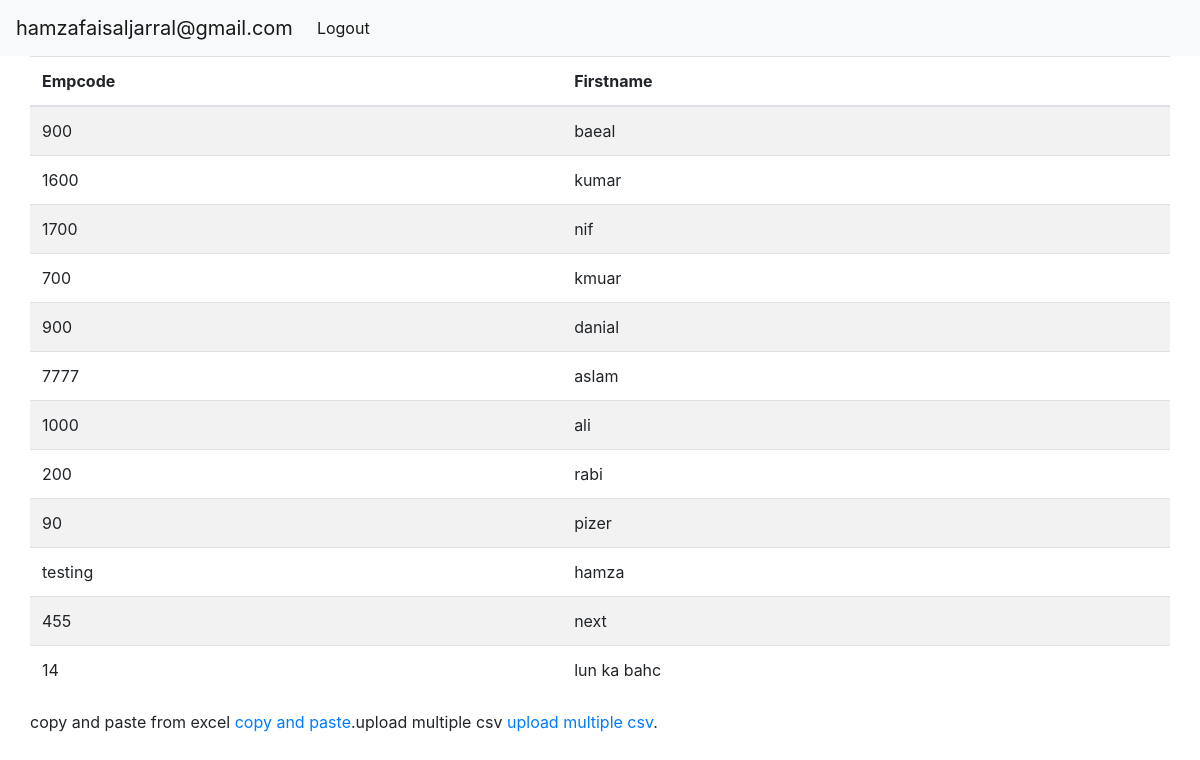
The app's page / (signed in), older data.
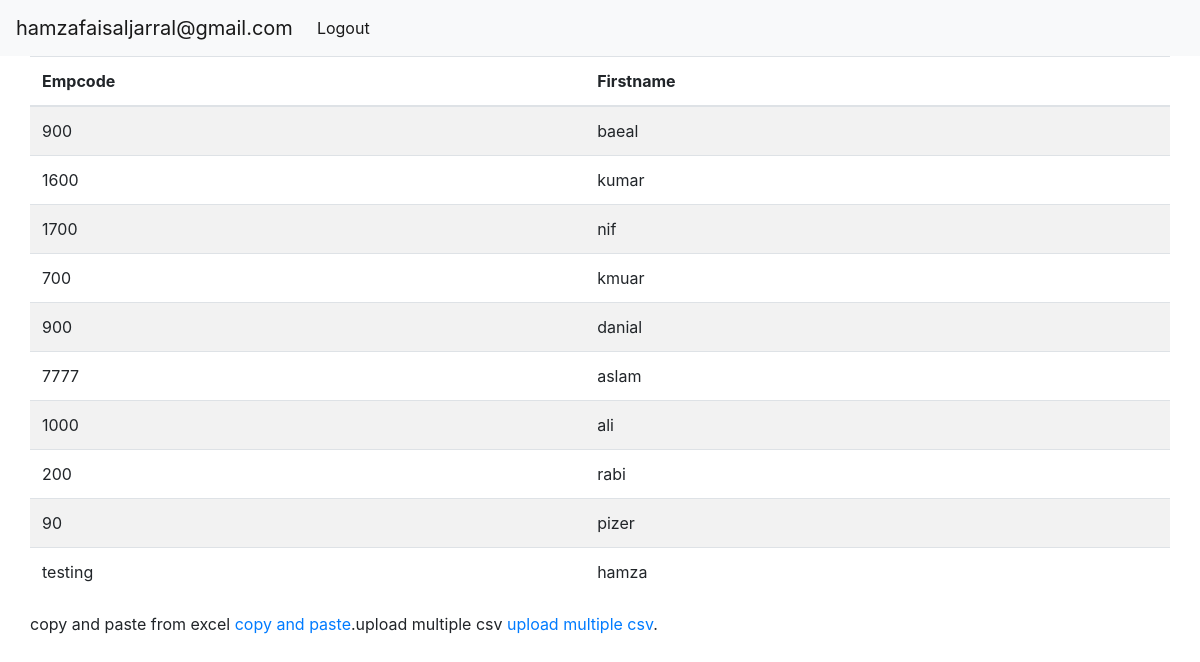
The same page, newer data.
### excelsheethandler/models.py (models this page shows, shortened)
class Employee(models.Model):
    user = models.ForeignKey(
        get_user_model(),
        on_delete=models.CASCADE,
        related_name='Employee',
        null=True,
    )
    empcode = models.CharField(max_length=10, default='')
    firstname = models.CharField(max_length=150, null=True)
    objects = models.Manager()

### user/views.py (the view)
# urls.py: path("", views.homepage, name="homepage"),
def homepage(request):
    if request.user.is_authenticated:
       users = Employee.objects.filter(user=request.user)
    else:
       users = None
    return render(request, 'home.html', {
        'users': users
    })

### user/templates/home.html
{% include 'header.html' %}
{% block content %}
<table class="table table-striped">
  <thead>
    <tr>
      <th scope="col">Empcode</th>
      <th scope="col">Firstname</th>
    </tr>
  </thead>
  <tbody>
  {% for item in users %}
    <tr>
      <td>{{ item.empcode }}</td>
      <td>{{ item.firstname }}</td>
    </tr>
  {% endfor %}
  </tbody>
</table>
<br>
<p class="text-center">copy and paste from excel <a href="/import/create">copy and paste</a>.</p>
<p class="text-center">upload multiple csv <a href="/import">upload multiple csv</a>.</p>
{% endblock content %}
{% include 'footer.html' %}

### user/templates/header.html (shortened to what this page needs)
<!doctype html>
<html lang="en">
  <head>
    <link rel="stylesheet" href="https://cdn.jsdelivr.net/npm/bootstrap@4.3.1/dist/css/bootstrap.min.css">
  </head>
  <body>
<nav class="navbar navbar-expand-lg navbar-light bg-light">
  <a class="navbar-brand" href="#">{{ user.username }}</a>
  <div class="collapse navbar-collapse" id="navbarNav">
    <ul class="navbar-nav">
        {% if user.is_authenticated %}
      <li class="nav-item active">
        <a class="nav-link" href="/logout">Logout <span class="sr-only">(current)</span></a>
      </li>
        {% endif %}
    </ul>
  </div>
</nav>
<div class="container">
      <div class="row ">

### user/templates/footer.html (shortened to what this page needs)
</div>
      </div>
  </body>
</html>

Row changes from the older to the newer data that the page shows:
removed Employee: empcode "455", firstname "next"
removed Employee: empcode "14", firstname "lun ka bahc"
